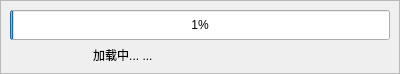
<?xml version="1.0" encoding="UTF-8"?>
<ui version="4.0">
 <class>BarDialog</class>
 <widget class="QDialog" name="BarDialog">
  <property name="geometry">
   <rect>
    <x>0</x>
    <y>0</y>
    <width>400</width>
    <height>72</height>
   </rect>
  </property>
  <property name="windowTitle">
   <string>Dialog</string>
  </property>
  <layout class="QVBoxLayout" name="main_layout">
   <property name="spacing">
    <number>0</number>
   </property>
   <property name="leftMargin">
    <number>0</number>
   </property>
   <property name="topMargin">
    <number>0</number>
   </property>
   <property name="rightMargin">
    <number>0</number>
   </property>
   <property name="bottomMargin">
    <number>0</number>
   </property>
   <item>
    <widget class="QFrame" name="bar_dialog_frame">
     <property name="styleSheet">
      <string notr="true"/>
     </property>
     <property name="frameShape">
      <enum>QFrame::StyledPanel</enum>
     </property>
     <property name="frameShadow">
      <enum>QFrame::Raised</enum>
     </property>
     <layout class="QVBoxLayout" name="verticalLayout_2">
      <property name="spacing">
       <number>0</number>
      </property>
      <property name="leftMargin">
       <number>0</number>
      </property>
      <property name="topMargin">
       <number>0</number>
      </property>
      <property name="rightMargin">
       <number>0</number>
      </property>
      <property name="bottomMargin">
       <number>0</number>
      </property>
      <item>
       <widget class="QWidget" name="bar_dialog_content" native="true">
        <layout class="QVBoxLayout" name="verticalLayout">
         <item>
          <widget class="QProgressBar" name="progressBar">
           <property name="minimumSize">
            <size>
             <width>30</width>
             <height>30</height>
            </size>
           </property>
           <property name="value">
            <number>1</number>
           </property>
          </widget>
         </item>
         <item>
          <widget class="QLabel" name="label">
           <property name="layoutDirection">
            <enum>Qt::LeftToRight</enum>
           </property>
           <property name="text">
            <string>                         加载中... ...</string>
           </property>
          </widget>
         </item>
        </layout>
       </widget>
      </item>
     </layout>
    </widget>
   </item>
  </layout>
 </widget>
 <resources/>
 <connections/>
</ui>
